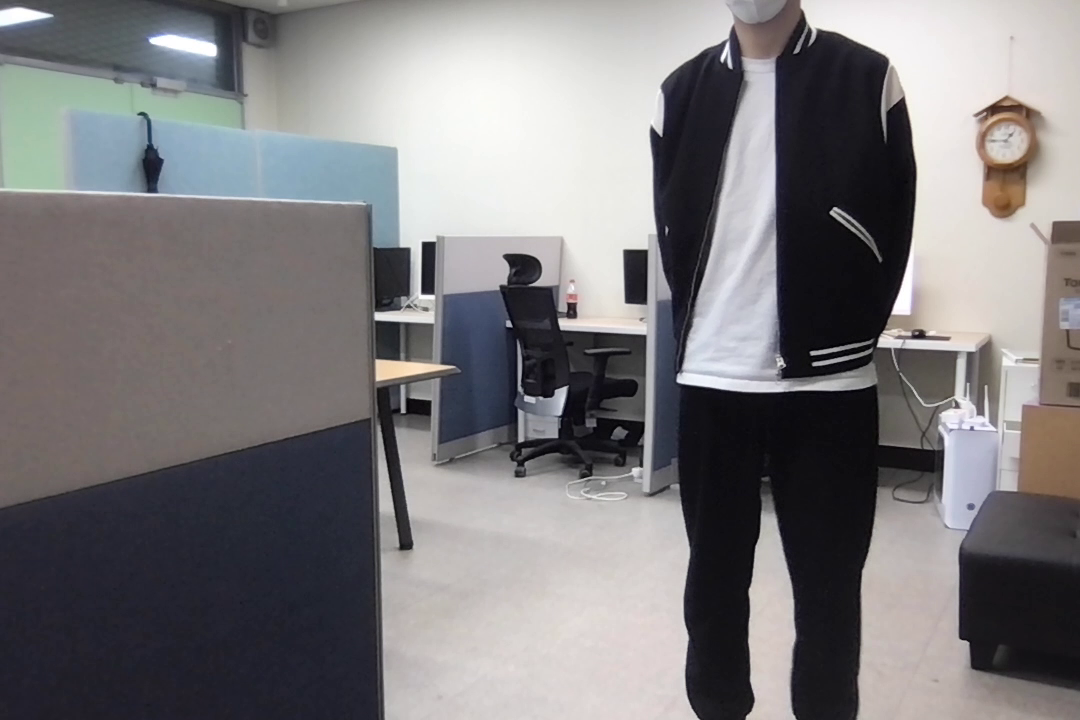
#> input picture assets/images/data.png, 1080 x 720 px
$ python solvePnp.py
#> lines starting #> are read from the running program, lines starting #| are printed output that depends on the picture; after the words box and inside, x2 and y2 are one past the last pixel; in counts of white or black regions, pixels touching at a corner belong together; long printed decimals are rounded
import cv2
import numpy as np
img = cv2.imread("assets/images/data.png")
#> img is the input picture: shape (720, 1080, 3); mean B, G, R 123.6, 121.6, 123.6
size = img.shape
#> size = (720, 1080, 3)
image_points_2D = np.array([
        (378, 450),
        (378+581, 450),
        (378, 450),
        (378+581, 450+270),
    ], dtype="double")

figure_points_3D = np.array([
    (0.0, 1.0, 0.0),             # left top
    (1.0, 1.0, 0.0),        # right top
    (0.0, 0.0, 0.0),     # left bottom
    (1.0, 0.0, 0.0),      # right bottom
])

distortion_coeffs = np.zeros((4,1))
focal_length = size[1]
#> focal_length = 1080
center = (size[1]/2, size[0]/2)
#> center = (540, 360)
matrix_camera = np.array(
    [[focal_length, 0, center[0]],
    [0, focal_length, center[1]],
    [0, 0, 1]], dtype = "double"
)
success, vector_rotation, vector_translation = cv2.solvePnP(figure_points_3D, image_points_2D, matrix_camera, distortion_coeffs, flags=0)
#> success = True; vector_rotation = [1.7, 0.312, 0.0901]; vector_translation = [-0.316, 0.201, 1.66]
nose_end_point2D, jacobian = cv2.projectPoints(np.array([(0.0, 0.0, 1000.0)]), vector_rotation, vector_translation, matrix_camera, distortion_coeffs)
#> nose_end_point2D = [[-1115.2, 7053.9]]
for p in image_points_2D:
    cv2.circle(img, (int(p[0]), int(p[1])), 3, (0,0,255), -1)
#> img: shape (720, 1080, 3); 0.01% of pixels changed, all inside (x1, y1, x2, y2) = (375, 447, 963, 720)

for i in range(len(image_points_2D)):
    point1 = ( int(image_points_2D[i][0]), int(image_points_2D[i][1]))

    point2 = ( int(nose_end_point2D[0][0][0]), int(nose_end_point2D[0][0][1]))

    cv2.line(img, point1, point2, (255,255,255), 2)
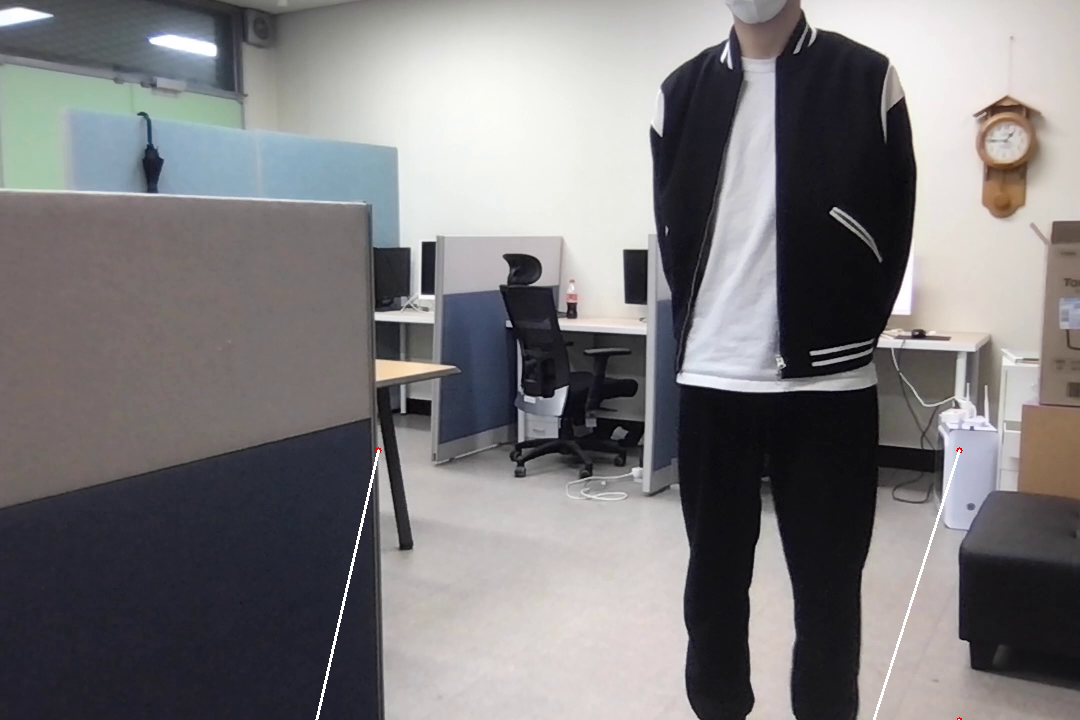
#> img: shape (720, 1080, 3); mean B, G, R 123.9, 121.9, 123.9


cv2.imwrite('tmp/projection.png', img)
print(vector_rotation, vector_translation)
#| [[1.700]
#|  [0.3122]
#|  [0.09009]] [[-0.3165]
#|  [ 0.2013]
#|  [ 1.655]]
print(vector_rotation.shape, vector_translation.shape)
#| (3, 1) (3, 1)
np.save('data/vr.npy', vector_rotation)
np.save('data/vt.npy', vector_translation)
# cv2.imshow("Final",img)
# cv2.waitKey(0)
# cv2.destroyAllWindows()

$ run again, with assets/images/0.jpg saved as assets/images/data.png
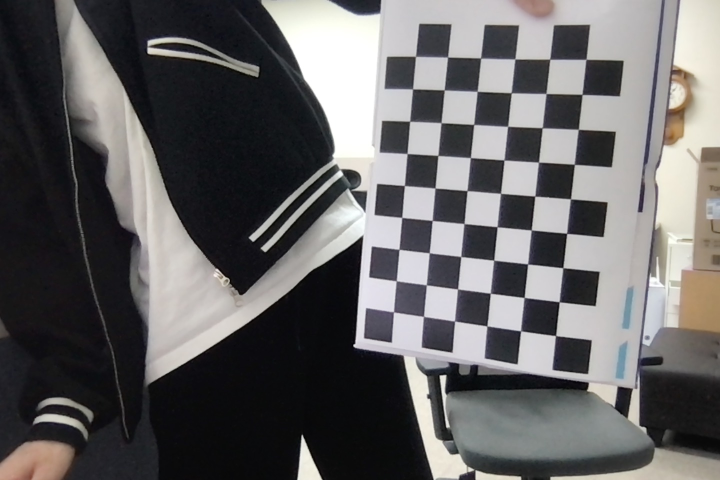
#> input picture assets/images/0.jpg, 1440 x 960 px (shown at 1/2 size)
#> img is the input picture: shape (960, 1440, 3); mean B, G, R 99.7, 99.1, 100.5
#> after the loop `for i in range(len(image_points_2D)):`:
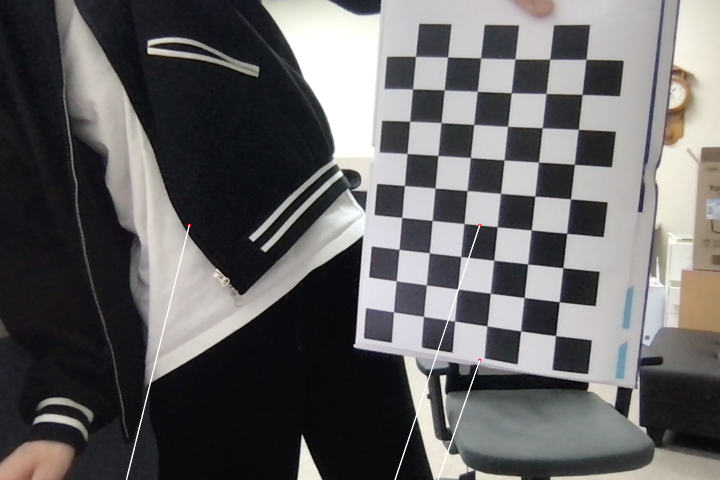
#> img: shape (960, 1440, 3) (shown at 1/2 size); mean B, G, R 100, 99.5, 100.8
#| [[1.774]
#|  [0.1763]
#|  [0.2756]] [[-0.548]
#|  [ 0.02341]
#|  [ 2.080]]
#| (3, 1) (3, 1)

$ run again, with assets/images/1.jpg saved as assets/images/data.png
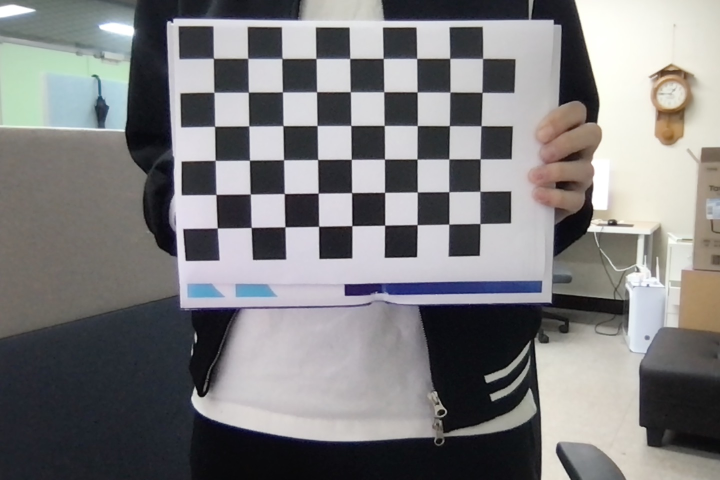
#> input picture assets/images/1.jpg, 1440 x 960 px (shown at 1/2 size)
#> img is the input picture: shape (960, 1440, 3); mean B, G, R 126, 125, 125.7
#> after the loop `for i in range(len(image_points_2D)):`:
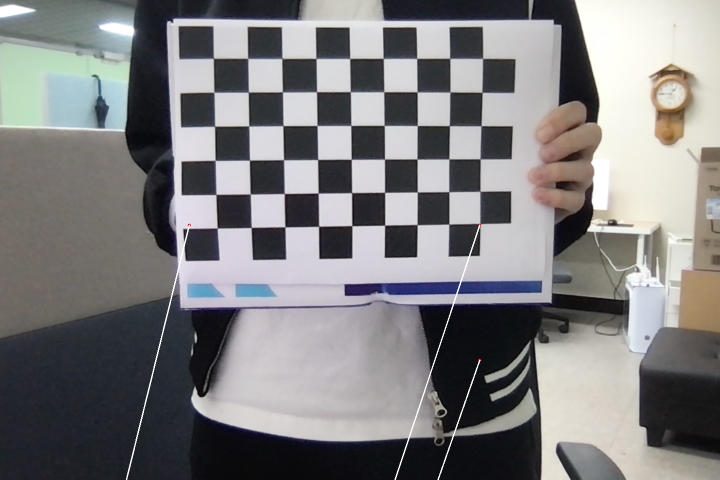
#> img: shape (960, 1440, 3) (shown at 1/2 size); mean B, G, R 126.5, 125.5, 126.2
#| [[1.774]
#|  [0.1763]
#|  [0.2756]] [[-0.548]
#|  [ 0.02341]
#|  [ 2.080]]
#| (3, 1) (3, 1)

$ run again, with assets/images/2.jpg saved as assets/images/data.png
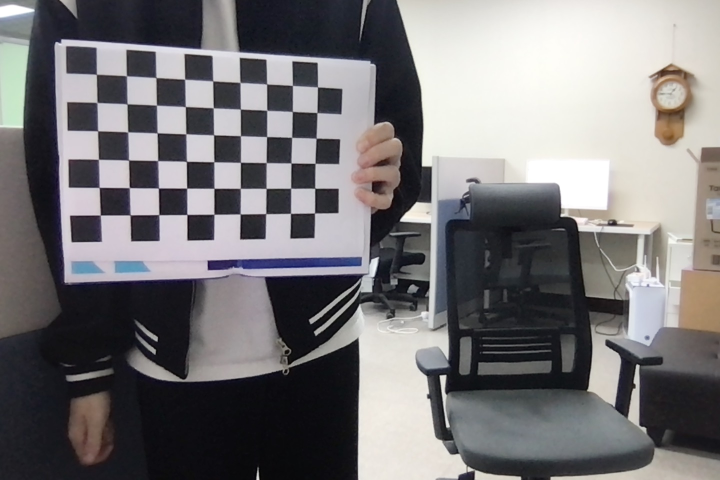
#> input picture assets/images/2.jpg, 1440 x 960 px (shown at 1/2 size)
#> img is the input picture: shape (960, 1440, 3); mean B, G, R 119, 117.3, 119.3
#> after the loop `for i in range(len(image_points_2D)):`:
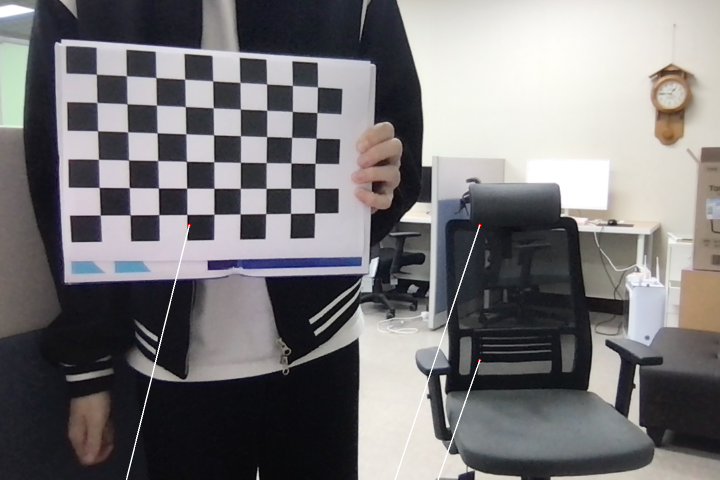
#> img: shape (960, 1440, 3) (shown at 1/2 size); mean B, G, R 119.4, 117.7, 119.7
#| [[1.774]
#|  [0.1763]
#|  [0.2756]] [[-0.548]
#|  [ 0.02341]
#|  [ 2.080]]
#| (3, 1) (3, 1)
